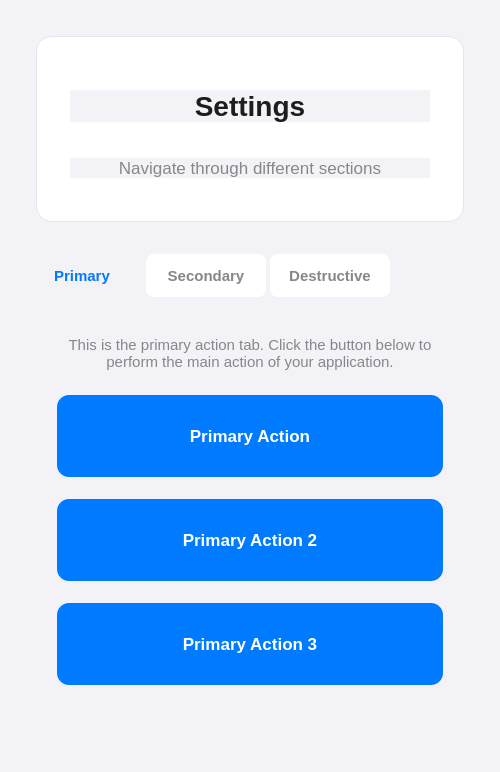
<?xml version="1.0" encoding="UTF-8"?>
<ui version="4.0">
 <class>MainWindow</class>
 <widget class="QWidget" name="MainWindow">
  <property name="geometry">
   <rect>
    <x>0</x>
    <y>0</y>
    <width>500</width>
    <height>772</height>
   </rect>
  </property>
  <property name="windowTitle">
   <string>iOS Style Qt Application</string>
  </property>
  <property name="styleSheet">
   <string notr="true">QWidget {
    background-color: #f2f2f7;
    color: #1d1d1f;
    font-family: -apple-system, BlinkMacSystemFont, 'Segoe UI', Roboto, sans-serif;
    font-size: 16px;
}</string>
  </property>
  <layout class="QVBoxLayout" name="verticalLayout">
   <property name="spacing">
    <number>16</number>
   </property>
   <property name="leftMargin">
    <number>20</number>
   </property>
   <property name="topMargin">
    <number>20</number>
   </property>
   <property name="rightMargin">
    <number>20</number>
   </property>
   <property name="bottomMargin">
    <number>20</number>
   </property>
   <item>
    <widget class="QFrame" name="headerCard">
     <property name="styleSheet">
      <string notr="true">QFrame#headerCard {
    background-color: white;
    border-radius: 16px;
    border: 1px solid #e5e5ea;
    margin: 16px;
    padding: 24px;
}</string>
     </property>
     <layout class="QVBoxLayout" name="headerLayout">
      <item>
       <widget class="QLabel" name="titleLabel">
        <property name="styleSheet">
         <string notr="true">QLabel#titleLabel {
    font-size: 28px;
    font-weight: 700;
    color: #1d1d1f;
    margin: 20px 0px;
}</string>
        </property>
        <property name="text">
         <string>Settings</string>
        </property>
        <property name="alignment">
         <set>Qt::AlignCenter</set>
        </property>
       </widget>
      </item>
      <item>
       <widget class="QLabel" name="subtitleLabel">
        <property name="styleSheet">
         <string notr="true">QLabel#subtitleLabel {
    font-size: 17px;
    font-weight: 400;
    color: #86868b;
    margin: 10px 0px;
}</string>
        </property>
        <property name="text">
         <string>Navigate through different sections</string>
        </property>
        <property name="alignment">
         <set>Qt::AlignCenter</set>
        </property>
        <property name="wordWrap">
         <bool>true</bool>
        </property>
       </widget>
      </item>
     </layout>
    </widget>
   </item>
   <item>
    <widget class="QTabWidget" name="tabWidget">
     <property name="styleSheet">
      <string notr="true">QTabWidget::pane {
    border: none;
    background-color: #f2f2f7;
}

QTabWidget::tab-bar {
    alignment: center;
}

QTabBar::tab {
    background-color: white;
    color: #86868b;
    border: none;
    border-radius: 8px 8px 0px 0px;
    padding: 12px 20px;
    margin: 0px 2px;
    font-size: 15px;
    font-weight: 500;
    min-width: 80px;
}

QTabBar::tab:selected {
    background-color: #f2f2f7;
    color: #007aff;
    font-weight: 600;
}

QTabBar::tab:hover:!selected {
    background-color: #e5e5ea;
    color: #1d1d1f;
}

QTabWidget::tab-content {
    background-color: #f2f2f7;
    border: none;
}</string>
     </property>
     <property name="currentIndex">
      <number>0</number>
     </property>
     <widget class="QWidget" name="primaryTab">
      <attribute name="title">
       <string>Primary</string>
      </attribute>
      <layout class="QVBoxLayout" name="primaryLayout">
       <property name="spacing">
        <number>16</number>
       </property>
       <property name="leftMargin">
        <number>20</number>
       </property>
       <property name="topMargin">
        <number>20</number>
       </property>
       <property name="rightMargin">
        <number>20</number>
       </property>
       <property name="bottomMargin">
        <number>20</number>
       </property>
       <item>
        <widget class="QFrame" name="primaryCard">
         <property name="styleSheet">
          <string notr="true">QFrame#card {
    background-color: white;
    border-radius: 16px;
    border: 1px solid #e5e5ea;
    margin: 16px;
    padding: 20px;
}</string>
         </property>
         <layout class="QVBoxLayout" name="primaryCardLayout">
          <item>
           <widget class="QLabel" name="primaryDescription">
            <property name="styleSheet">
             <string notr="true">QLabel { color: #86868b; font-size: 15px; margin: 10px; }</string>
            </property>
            <property name="text">
             <string>This is the primary action tab. Click the button below to perform the main action of your application.</string>
            </property>
            <property name="alignment">
             <set>Qt::AlignCenter</set>
            </property>
            <property name="wordWrap">
             <bool>true</bool>
            </property>
           </widget>
          </item>
          <item>
           <widget class="QPushButton" name="primaryButton">
            <property name="styleSheet">
             <string notr="true">QPushButton {
    background-color: #007aff;
    border: none;
    border-radius: 12px;
    color: white;
    font-size: 17px;
    font-weight: 600;
    padding: 16px 24px;
    margin: 8px;
    min-width: 140px;
    min-height: 50px;
}

QPushButton:hover {
    background-color: #0056cc;
}

QPushButton:pressed {
    background-color: #004499;
    transform: scale(0.98);
}</string>
            </property>
            <property name="text">
             <string>Primary Action</string>
            </property>
           </widget>
          </item>
          <item>
           <widget class="QPushButton" name="primaryButton2">
            <property name="styleSheet">
             <string notr="true">QPushButton {
    background-color: #007aff;
    border: none;
    border-radius: 12px;
    color: white;
    font-size: 17px;
    font-weight: 600;
    padding: 16px 24px;
    margin: 8px;
    min-width: 140px;
    min-height: 50px;
}

QPushButton:hover {
    background-color: #0056cc;
}

QPushButton:pressed {
    background-color: #004499;
    transform: scale(0.98);
}</string>
            </property>
            <property name="text">
             <string>Primary Action 2</string>
            </property>
           </widget>
          </item>
          <item>
           <widget class="QPushButton" name="primaryButton3">
            <property name="styleSheet">
             <string notr="true">QPushButton {
    background-color: #007aff;
    border: none;
    border-radius: 12px;
    color: white;
    font-size: 17px;
    font-weight: 600;
    padding: 16px 24px;
    margin: 8px;
    min-width: 140px;
    min-height: 50px;
}

QPushButton:hover {
    background-color: #0056cc;
}

QPushButton:pressed {
    background-color: #004499;
    transform: scale(0.98);
}</string>
            </property>
            <property name="text">
             <string>Primary Action 3</string>
            </property>
           </widget>
          </item>
          <item>
           <spacer name="verticalSpacer">
            <property name="orientation">
             <enum>Qt::Vertical</enum>
            </property>
            <property name="sizeHint" stdset="0">
             <size>
              <width>20</width>
              <height>40</height>
             </size>
            </property>
           </spacer>
          </item>
         </layout>
        </widget>
       </item>
       <item>
        <spacer name="verticalSpacer_2">
         <property name="orientation">
          <enum>Qt::Vertical</enum>
         </property>
         <property name="sizeHint" stdset="0">
          <size>
           <width>20</width>
           <height>40</height>
          </size>
         </property>
        </spacer>
       </item>
      </layout>
     </widget>
     <widget class="QWidget" name="secondaryTab">
      <attribute name="title">
       <string>Secondary</string>
      </attribute>
      <layout class="QVBoxLayout" name="secondaryLayout">
       <property name="spacing">
        <number>16</number>
       </property>
       <property name="leftMargin">
        <number>20</number>
       </property>
       <property name="topMargin">
        <number>20</number>
       </property>
       <property name="rightMargin">
        <number>20</number>
       </property>
       <property name="bottomMargin">
        <number>20</number>
       </property>
       <item>
        <widget class="QFrame" name="secondaryCard">
         <property name="styleSheet">
          <string notr="true">QFrame#card {
    background-color: white;
    border-radius: 16px;
    border: 1px solid #e5e5ea;
    margin: 16px;
    padding: 20px;
}</string>
         </property>
         <layout class="QVBoxLayout" name="secondaryCardLayout">
          <item>
           <widget class="QPushButton" name="secondaryButton">
            <property name="minimumSize">
             <size>
              <width>206</width>
              <height>60</height>
             </size>
            </property>
            <property name="styleSheet">
             <string notr="true">QPushButton#secondaryButton {
    background-color: #f2f2f7;
    color: #007aff;
    border: 1px solid #d1d1d6;
    border-radius: 12px;
    font-size: 17px;
    font-weight: 600;
    padding: 16px 24px;
    margin: 8px;
    min-width: 140px;
    min-height: 50px;
}

QPushButton#secondaryButton:hover {
    background-color: #e5e5ea;
}

QPushButton#secondaryButton:pressed {
    background-color: #d1d1d6;
}</string>
            </property>
            <property name="text">
             <string>Secondary Action</string>
            </property>
           </widget>
          </item>
          <item>
           <spacer name="verticalSpacer_7">
            <property name="orientation">
             <enum>Qt::Vertical</enum>
            </property>
            <property name="sizeHint" stdset="0">
             <size>
              <width>20</width>
              <height>40</height>
             </size>
            </property>
           </spacer>
          </item>
          <item>
           <widget class="QPushButton" name="secondaryButton2">
            <property name="minimumSize">
             <size>
              <width>206</width>
              <height>60</height>
             </size>
            </property>
            <property name="styleSheet">
             <string notr="true">QPushButton#secondaryButton2 {
    background-color: #f2f2f7;
    color: #007aff;
    border: 1px solid #d1d1d6;
    border-radius: 12px;
    font-size: 17px;
    font-weight: 600;
    padding: 16px 24px;
    margin: 8px;
    min-width: 140px;
    min-height: 50px;
}

QPushButton#secondaryButton2:hover {
    background-color: #e5e5ea;
}

QPushButton#secondaryButton2:pressed {
    background-color: #d1d1d6;
}</string>
            </property>
            <property name="text">
             <string>Secondary Action 2</string>
            </property>
           </widget>
          </item>
          <item>
           <spacer name="verticalSpacer_3">
            <property name="orientation">
             <enum>Qt::Vertical</enum>
            </property>
            <property name="sizeHint" stdset="0">
             <size>
              <width>20</width>
              <height>40</height>
             </size>
            </property>
           </spacer>
          </item>
          <item>
           <widget class="QPushButton" name="secondaryButton3">
            <property name="minimumSize">
             <size>
              <width>206</width>
              <height>60</height>
             </size>
            </property>
            <property name="styleSheet">
             <string notr="true">QPushButton#secondaryButton3 {
    background-color: #f2f2f7;
    color: #007aff;
    border: 1px solid #d1d1d6;
    border-radius: 12px;
    font-size: 17px;
    font-weight: 600;
    padding: 16px 24px;
    margin: 8px;
    min-width: 140px;
    min-height: 50px;
}

QPushButton#secondaryButton3:hover {
    background-color: #e5e5ea;
}

QPushButton#secondaryButton3:pressed {
    background-color: #d1d1d6;
}</string>
            </property>
            <property name="text">
             <string>Secondary Action 3</string>
            </property>
           </widget>
          </item>
         </layout>
        </widget>
       </item>
       <item>
        <spacer name="verticalSpacer_4">
         <property name="orientation">
          <enum>Qt::Vertical</enum>
         </property>
         <property name="sizeHint" stdset="0">
          <size>
           <width>20</width>
           <height>40</height>
          </size>
         </property>
        </spacer>
       </item>
      </layout>
     </widget>
     <widget class="QWidget" name="destructiveTab">
      <attribute name="title">
       <string>Destructive</string>
      </attribute>
      <layout class="QVBoxLayout" name="destructiveLayout">
       <property name="spacing">
        <number>16</number>
       </property>
       <property name="leftMargin">
        <number>20</number>
       </property>
       <property name="topMargin">
        <number>20</number>
       </property>
       <property name="rightMargin">
        <number>20</number>
       </property>
       <property name="bottomMargin">
        <number>20</number>
       </property>
       <item>
        <widget class="QFrame" name="destructiveCard">
         <property name="styleSheet">
          <string notr="true">QFrame#card {
    background-color: white;
    border-radius: 16px;
    border: 1px solid #e5e5ea;
    margin: 16px;
    padding: 20px;
}</string>
         </property>
         <layout class="QVBoxLayout" name="destructiveCardLayout">
          <item>
           <widget class="QLabel" name="destructiveDescription">
            <property name="styleSheet">
             <string notr="true">QLabel { color: #86868b; font-size: 15px; margin: 10px; }</string>
            </property>
            <property name="text">
             <string>This is the destructive action tab. Be careful with this button as it will ask for confirmation before proceeding.</string>
            </property>
            <property name="alignment">
             <set>Qt::AlignCenter</set>
            </property>
            <property name="wordWrap">
             <bool>true</bool>
            </property>
           </widget>
          </item>
          <item>
           <widget class="QPushButton" name="destructiveButton">
            <property name="styleSheet">
             <string notr="true">QPushButton#destructiveButton {
    background-color: #ff3b30;
    color: white;
    border: none;
    border-radius: 12px;
    font-size: 17px;
    font-weight: 600;
    padding: 16px 24px;
    margin: 8px;
    min-width: 140px;
    min-height: 50px;
}

QPushButton#destructiveButton:hover {
    background-color: #d70015;
}

QPushButton#destructiveButton:pressed {
    background-color: #b30000;
}</string>
            </property>
            <property name="text">
             <string>Destructive Action</string>
            </property>
           </widget>
          </item>
          <item>
           <widget class="QPushButton" name="destructiveButton2">
            <property name="styleSheet">
             <string notr="true">QPushButton#destructiveButton2 {
    background-color: #ff3b30;
    color: white;
    border: none;
    border-radius: 12px;
    font-size: 17px;
    font-weight: 600;
    padding: 16px 24px;
    margin: 8px;
    min-width: 140px;
    min-height: 50px;
}

QPushButton#destructiveButton2:hover {
    background-color: #d70015;
}

QPushButton#destructiveButton2:pressed {
    background-color: #b30000;
}</string>
            </property>
            <property name="text">
             <string>Destructive Action 2</string>
            </property>
           </widget>
          </item>
          <item>
           <widget class="QPushButton" name="destructiveButton3">
            <property name="styleSheet">
             <string notr="true">QPushButton#destructiveButton3 {
    background-color: #ff3b30;
    color: white;
    border: none;
    border-radius: 12px;
    font-size: 17px;
    font-weight: 600;
    padding: 16px 24px;
    margin: 8px;
    min-width: 140px;
    min-height: 50px;
}

QPushButton#destructiveButton3:hover {
    background-color: #d70015;
}

QPushButton#destructiveButton3:pressed {
    background-color: #b30000;
}</string>
            </property>
            <property name="text">
             <string>Destructive Action 3</string>
            </property>
           </widget>
          </item>
          <item>
           <spacer name="verticalSpacer_5">
            <property name="orientation">
             <enum>Qt::Vertical</enum>
            </property>
            <property name="sizeHint" stdset="0">
             <size>
              <width>20</width>
              <height>40</height>
             </size>
            </property>
           </spacer>
          </item>
         </layout>
        </widget>
       </item>
       <item>
        <spacer name="verticalSpacer_6">
         <property name="orientation">
          <enum>Qt::Vertical</enum>
         </property>
         <property name="sizeHint" stdset="0">
          <size>
           <width>20</width>
           <height>40</height>
          </size>
         </property>
        </spacer>
       </item>
      </layout>
     </widget>
    </widget>
   </item>
  </layout>
 </widget>
 <resources/>
 <connections/>
</ui>
